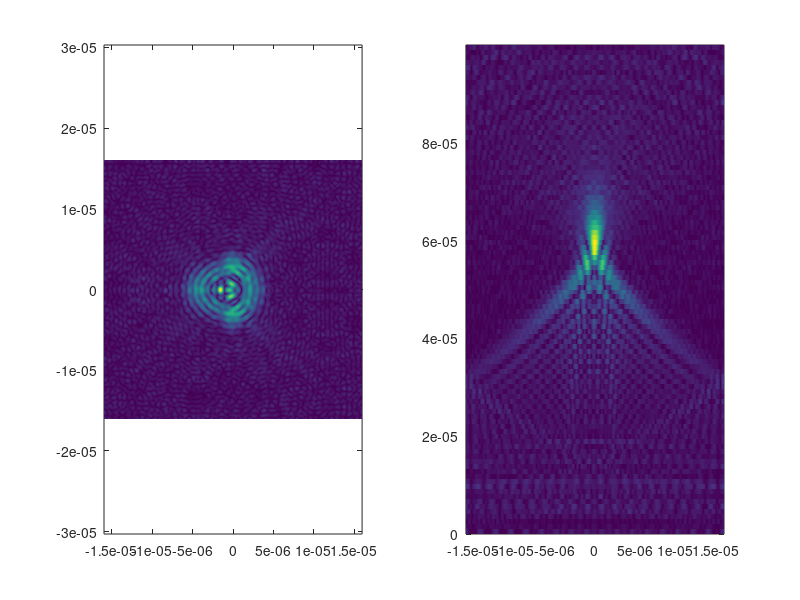

This figure's MATLAB source:
function aol_psfs()
    adjustment1 = 5e2; % ratio of k to max(kx)
    adjustment2 = 1e0;
    number_of_samples = 2.^10 - 1; % computational speed vs accuracy
    k = 2*pi/920e-9;
    z_list = linspace(0,100,99)*1e-6;
    z_plane_no = round(size(z_list,2)/2); % which z plane is plotted for the xy psf 
    do_plot = struct('input', 0, 'focal_plane', 0, 'angular_spec', 0);
    
    aol4_psfs(k, number_of_samples, adjustment1, adjustment2, z_list, z_plane_no, do_plot);
    %aol6_psfs(k, number_of_samples, adjustment1, adjustment2, z_list, z_plane_no, do_plot);
end

function aol4_psfs(k, number_of_samples, adjustment1, adjustment2, z_list, z_plane_no, do_plot)
    waves = struct();
    waves.x1 = [0, 10, 0, 0, 0];
    waves.y1 = [0, 10, 0, 0, 0];    
    waves.x2 = [0, 10, 1, 0, 0];
    waves.y2 = [0, 10, 0.1, 0, 0];    
    waves.focus = 0;
    waves.spherical = 0;
    waves.ac_angle = 0; % walk off angle in degrees
    time = 0e-6;
    
    [sampled_wave_2d, space_width] = get_sampled_wavefunction4(waves, time, adjustment1, number_of_samples, k, do_plot.input, do_plot.angular_spec);  
    calculate_and_plot(sampled_wave_2d, space_width, number_of_samples, k, adjustment2, z_list, z_plane_no, do_plot);
end

function aol6_psfs(k, number_of_samples, adjustment1, adjustment2, z_list, z_plane_no, do_plot)
    waves = cell(6,1);
    scaling = 20e6;
    waves{1} = @(t) t.^2 * scaling;
    waves{2} = @(t) t.^2 * scaling;    
    waves{3} = @(t) t.^2 * scaling;
    waves{4} = @(t) t.^2 * scaling;    
    waves{5} = @(t) t.^2 * scaling;    
    waves{6} = @(t) t.^2 * scaling;    
    time = 0e-6;

    [sampled_wave_2d, space_width] = get_sampled_wavefunction6(waves, time, adjustment1, number_of_samples, k, do_plot.input, do_plot.angular_spec);  
    calculate_and_plot(sampled_wave_2d, space_width, number_of_samples, k, adjustment2, z_list, z_plane_no, do_plot);
end

function calculate_and_plot(sampled_wave_2d, space_width, number_of_samples, k, adjustment2, z_list, z_plane_no, do_plot)
    [x, y, focal_plane_wave_2d, space_width] = get_focal_plane_wavefunction(sampled_wave_2d, adjustment2, space_width, number_of_samples, k, do_plot.focal_plane);
    propagated_wave_2d = propagate_wave(focal_plane_wave_2d, z_list, space_width, k, number_of_samples, do_plot.angular_spec);
    xy_xz_plot_psf(propagated_wave_2d, x, y, z_list, z_plane_no);
end

function plot_wavefunction_2d(wave_function_2d, x, y, labels)
    figure()
    subplot(1,2,1)
    hh = pcolor(x,y,abs(wave_function_2d));
    xlabel(labels{1})
    ylabel(labels{2})
    set(hh,'EdgeColor','none')
    %axis equal
    subplot(1,2,2)
    hh = pcolor(x,y,angle(wave_function_2d));
    xlabel(labels{1})
    ylabel(labels{2})
    set(hh,'EdgeColor','none')
    %axis equal
end

function [sampled_wave, space_width] = get_sampled_wavefunction4(waves, t, adjustment1, number_of_samples, k, plot_input, plot_angular_spectrum)     
    space_width = pi * number_of_samples / k * adjustment1;
    samples = linspace(-1/2, 1/2, number_of_samples) * space_width;
    [x, y] = meshgrid(samples);
    
    % take aperture to be 12mm because of scaling by relay
    scale_factors = 2*pi ./ (6e-3).^(1:5) / k;
    phase_x1 = k * (waves.x1 .* scale_factors);
    phase_y1 = k * (waves.y1 .* scale_factors);
    phase_x2 = k * (waves.x2 .* scale_factors);
    phase_y2 = k * (waves.y2 .* scale_factors);   
 
    envelope = exp(-(x.^2 + y.^2)/2/(6e-3).^2);% .* (sqrt(x.^2 + y.^2) < 5e-3);
    V = 613;
    labels = {'x', 'y'};
    sampled_wave = envelope... 
     .* exp(1i * (phase_x1(1) .* (x-V*t) + phase_x1(2) .* (x-V*t).^2 + phase_x1(3) .* (x-V*t).^3 + phase_x1(4) .* (x-V*t).^4));
    if plot_input
        plot_wavefunction_2d(sampled_wave, x, y, labels)
    end
    sampled_wave = propagate_wave(sampled_wave, 0.05, space_width, k, number_of_samples, plot_angular_spectrum)...
     .* exp(1i * (phase_y1(1) .* (y-V*t) + phase_y1(2) .* (y-V*t).^2 + phase_y1(3) .* (y-V*t).^3 + phase_y1(4) .* (y-V*t).^4)); 
    if plot_input
        plot_wavefunction_2d(sampled_wave, x, y, labels)
    end
    sampled_wave = propagate_wave(sampled_wave, 0.05, space_width, k, number_of_samples, plot_angular_spectrum)...
     .* exp(1i * (phase_x2(1) .* (-x-V*t) + phase_x2(2) .* (-x-V*t).^2 + phase_x2(3) .* (-x-V*t).^3 + phase_x2(4) .* (-x-V*t).^4));
    if plot_input
        plot_wavefunction_2d(sampled_wave, x, y, labels)
    end
    sampled_wave = propagate_wave(sampled_wave, 0.05, space_width, k, number_of_samples, plot_angular_spectrum)...
     .* exp(1i * (phase_y2(1) .* (-y-V*t) + phase_y2(2) .* (-y-V*t).^2 + phase_y2(3) .* (-y-V*t).^3 + phase_y2(4) .* (-y-V*t).^4)); 
    if plot_input
        plot_wavefunction_2d(sampled_wave, x, y, labels)
    end
    sampled_wave = sampled_wave .* exp(1i * (...  
        (x.^2 + y.^2) * waves.focus * 2*pi ./ (6e-3).^2 ./ 2 ...  
        + tand(waves.ac_angle) * 0.5 .* (x.^3 + y.^3) .* (2 * (phase_x1(2) + phase_x2(2)) / k).^2  * k/(2*pi)...  
        + (x.^2 + y.^2).^2 * waves.spherical * 2*pi ./ (6e-3).^4 ./ 4)); 
    if plot_input
        plot_wavefunction_2d(sampled_wave, x, y, labels)
    end
end

function [sampled_wave, space_width] = get_sampled_wavefunction6(waves, t, adjustment1, number_of_samples, k, plot_input, plot_angular_spectrum)     
    space_width = pi * number_of_samples / k * adjustment1;
    samples = linspace(-1/2, 1/2, number_of_samples) * space_width;
    [x, y] = meshgrid(samples);
    
    V = 613;
    labels = {'x', 'y'};
    angles = linspace(0,5*pi/3,6);
    wave_func = waves{1};
    sampled_wave = exp(-(x.^2 + y.^2)/2/(6e-3).^2) ...
        .* exp(1i * 2 * pi * wave_func(t - (cos(angles(1)) .* x + sin(angles(1)) .* y))/V); 
    if plot_input
        plot_wavefunction_2d(sampled_wave, x, y, labels)
    end
    for n = 2:6
        wave_func = waves{n};
        sampled_wave = propagate_wave(sampled_wave, 0.05, space_width, k, number_of_samples, plot_angular_spectrum)...
         .* exp(1i * 2 * pi * wave_func(t - (cos(angles(n)) .* x + sin(angles(n)) .* y))/V); 
        if plot_input
            plot_wavefunction_2d(sampled_wave, x, y, labels)
        end
    end
end

function propagated_wave = propagate_wave(wave_2d, distance, space_width, k, number_of_samples, plot_angular_spectrum)
    count = [0:floor((number_of_samples - 1)/2) floor(-(number_of_samples - 1)/2):-1];
    [k_x, k_y] = meshgrid(count * 2 * pi / space_width);
    ft_wave_2d = fft2(ifftshift(wave_2d)); % recentre wave with fftshift
       
    %display(max(k_x(:))/k);
    %display((k_y(2)-k_y(1))/k)
    k_z = sqrt(k.^2 - k_x.^2 - k_y.^2);
    mask = ~(abs(imag(k_z)) > 0);
    
    if numel(distance) == 1
        propagated_wave = fftshift(ifft2((ft_wave_2d .* exp(1i * mask .* k_z .* distance) .* mask))); % shift back 
    else
        propagated_wave = zeros([size(k_z), numel(distance)]);
        for n = 1:numel(distance)
            propagated_wave(:,:,n) = fftshift(ifft2((ft_wave_2d .* exp(1i * mask .* k_z .* distance(n)) .* mask))); % shift back 
        end
    end
    
    if plot_angular_spectrum
        plot_wavefunction_2d(fftshift(ft_wave_2d), fftshift(k_x), fftshift(k_y), {'kx', 'ky'})
    end
end

function [u, v, focal_plane_wave_2d, space_width] = get_focal_plane_wavefunction(sampled_wave_2d, adjustment2, space_width, number_of_samples, k, plot_focal_plane)
    focal_plane_wave_2d = fftshift(fft2(ifftshift(sampled_wave_2d))); % transform to focal plane
    integer_list = floor(-number_of_samples/2+0.5):floor(number_of_samples/2-0.5);
    [u, v] = meshgrid(integer_list * 2 * pi / space_width / k * 8e-3); % new positions in the focal plane   
    space_width = (max(u(:)) - min(u(:))) * adjustment2;
    if plot_focal_plane
        plot_wavefunction_2d(focal_plane_wave_2d, u, v, {'x_focus', 'y_focus'})
    end
end

function xy_xz_plot_psf(propagated_wave_2d, x, y, z_list,z_plane_no)
    figure(); 
    subplot(1,2,1)
    h = pcolor(x, y, abs(propagated_wave_2d(:,:,z_plane_no)));
    set(h,'EdgeColor','none')
    axis equal

    subplot(1,2,2)
    [zz, xx] = meshgrid(z_list, x(500,:));
    h = pcolor(xx, zz, abs(squeeze(propagated_wave_2d(:,round(size(x,2)/2),:))));
    set(h,'EdgeColor','none')
%    axis equal
end
